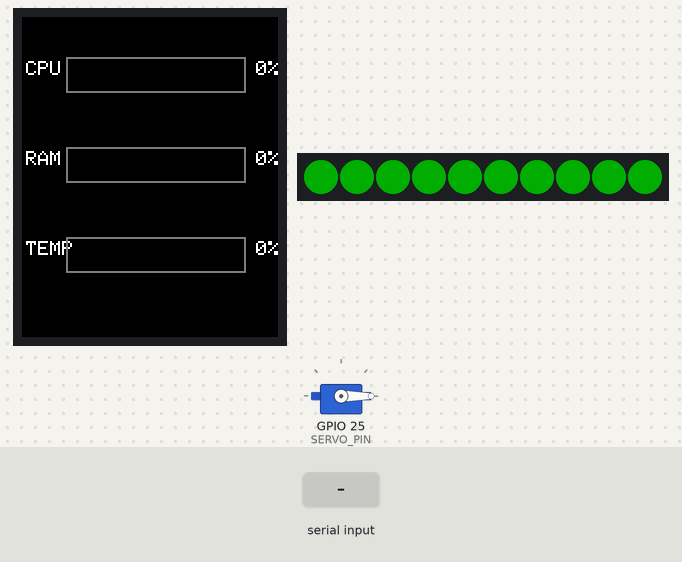
The sketch below on a simulated ESP32. Parts: 128×160 colour display, servo, 10 RGB LEDs in strip order, left to right. The inputs (shaded band) are chosen by the test bench. Dim RGB values are drawn brighter than linear; random numbers use the default seed unless the sketch sets one.

Above: at 1.7 s.
1.8 s: "90\n" received over Serial
At 2.45 s:
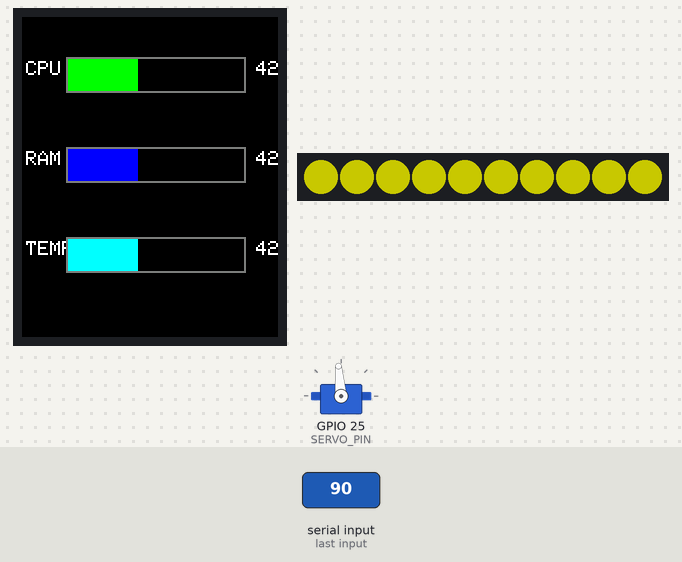
4.8 s: "1,90,45\n" received over Serial
At 5.32 s:
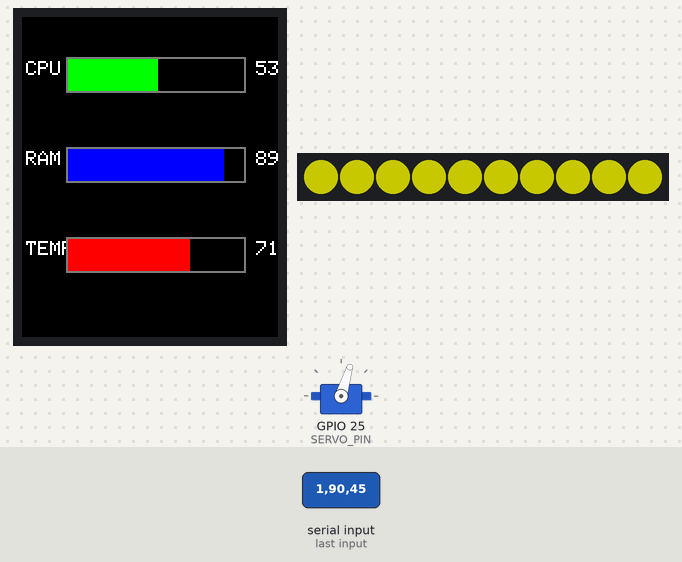
7.6 s: "90,45\n" received over Serial
At 9.06 s:
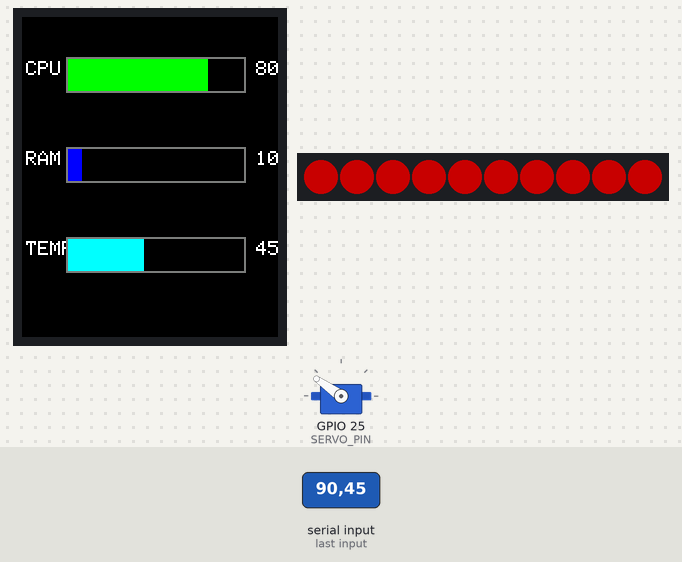
9.3 s: "200\n" received over Serial
At 9.78 s:
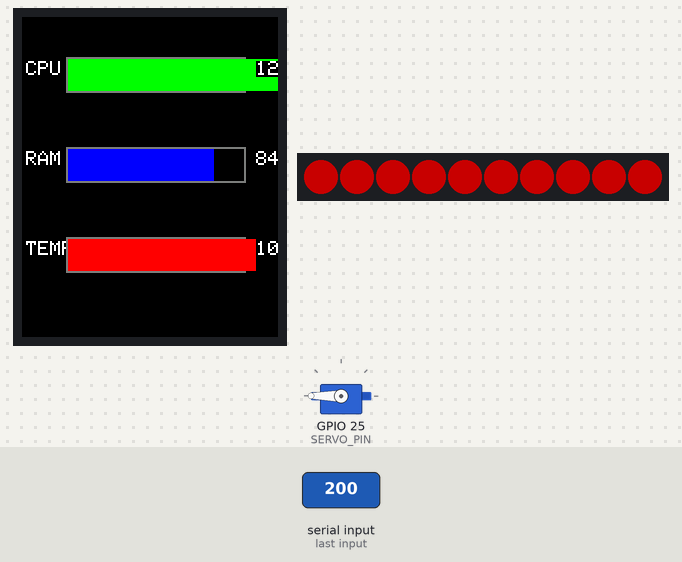
11.5 s: "5\n" received over Serial
At 12.62 s:
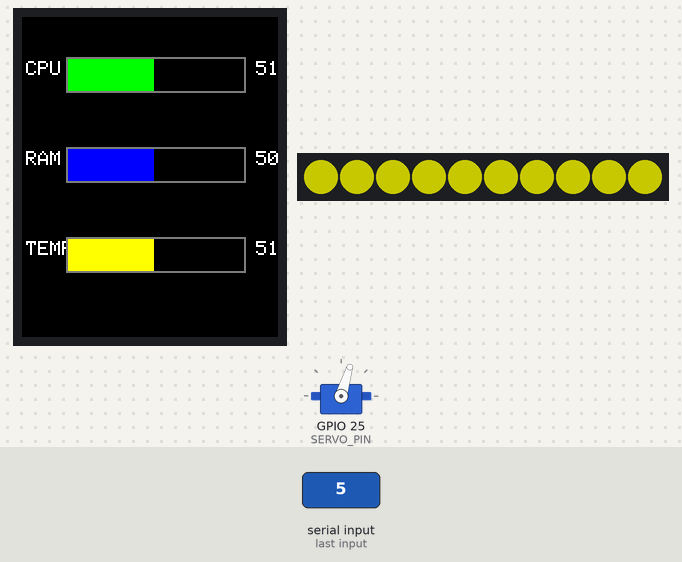
13.9 s: "90,45,200\n" received over Serial
At 14.44 s:
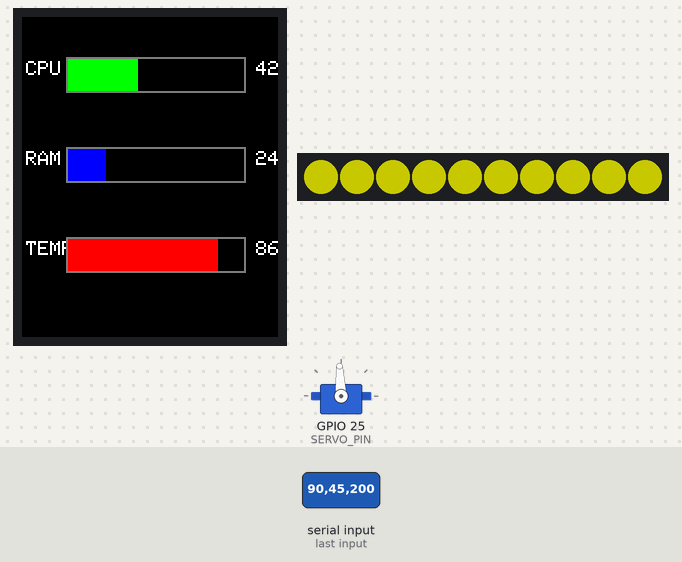
Timing chart, 0 to 17.9 s (numbered marks = the images above; inputs shaded):
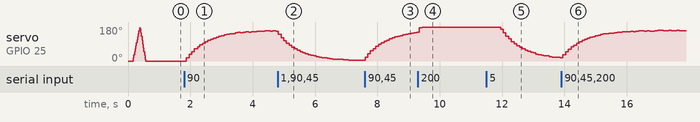

Measured:
- after the input at 1.8 s, the display: first changes after 0.13 s (image 1 shows a later state)
- after the input at 11.5 s, servo on GPIO 25 (SERVO_PIN): moves from 180° to 18° over 1.9 s, starting after 0.45 s; the display: first changes after 0.06 s (image 5 shows a later state)

The sketch:

monitor.ino
```cpp
/******************************************************
   ESP32 PORTRAIT PC MONITOR (CPU / RAM / TEMP)
   + SERVO CPU NEEDLE (GPIO 25)
   + WLED STRIP CPU REACTION (GPIO 14)
   + 1.8" TFT ST7735 (128×160 Portrait)
******************************************************/

#include <TFT_eSPI.h>
#include <SPI.h>
#include <ESP32Servo.h>
#include <FastLED.h>

// ------------------ LED STRIP ------------------
#define LED_PIN 14
#define NUM_LEDS 10
CRGB leds[NUM_LEDS];

// ------------------ SERVO ------------------
#define SERVO_PIN 25
Servo cpuServo;

// ------------------ DISPLAY ------------------
TFT_eSPI tft = TFT_eSPI();
TFT_eSprite spr = TFT_eSprite(&tft);

// Portrait size
const int W = 128;
const int H = 160;

// ------------------ VALUES ------------------
float cpuReal = 0;
float ramReal = 0;
float tempReal = 0;

float cpuDisp = 0;
float ramDisp = 0;
float tempDisp = 0;

// ------------------ SMOOTH LERP ------------------
float smooth(float a, float b, float t) {
  return a + (b - a) * t;
}

// ------------------ TEMP COLOR ------------------
uint16_t tempColor(float t) {
  if (t < 50) return TFT_CYAN;
  if (t < 60) return TFT_YELLOW;
  return TFT_RED;
}

// ------------------ DRAW BAR ------------------
void drawBar(int y, float value, const char *label, uint16_t color) {
  int barX = 22;
  int barW = 90;
  int barH = 18;

  spr.setTextColor(TFT_WHITE, TFT_BLACK);
  spr.drawString(label, 2, y + 2);

  spr.drawRect(barX, y, barW, barH, TFT_DARKGREY);

  int fill = map(value, 0, 100, 0, barW);
  spr.fillRect(barX + 1, y + 1, fill - 2, barH - 2, color);

  spr.drawString(String((int)value) + "%", barX + barW + 5, y + 2);
}

// ------------------ SERVO UPDATE ------------------
void updateServo(float cpu) {
  int angle = map((int)cpu, 0, 100, 0, 180);

  // redline bounce effect
  if (cpu > 70) angle += random(0, 3);

  cpuServo.write(constrain(angle, 0, 180));
}

// ------------------ WLED UPDATE ------------------
void updateWLED(float cpu) {
  CRGB color;

  if (cpu < 40) color = CRGB::Green;
  else if (cpu < 70) color = CRGB::Yellow;
  else color = CRGB::Red;

  for (int i = 0; i < NUM_LEDS; i++) {
    leds[i] = color;
  }

  FastLED.show();
}

// ------------------ SETUP ------------------
void setup() {
  Serial.begin(115200);

  // Display
  tft.init();
  tft.setRotation(0);      // PORTRAIT
  spr.createSprite(W, H);
  spr.setSwapBytes(true);

  // Servo
  cpuServo.attach(SERVO_PIN, 500, 2400);

  // WS2812 LEDs
  FastLED.addLeds<WS2812, LED_PIN, GRB>(leds, NUM_LEDS);
  FastLED.setBrightness(100);

  // Startup servo sweep (like car cluster)
  for (int i = 0; i <= 180; i += 4) {
    cpuServo.write(i);
    delay(5);
  }
  for (int i = 180; i >= 0; i -= 5) {
    cpuServo.write(i);
    delay(5);
  }
}

// ------------------ LOOP ------------------
void loop() {

  // -------- Read from PC --------
  if (Serial.available()) {
    String msg = Serial.readStringUntil('\n');

    int c1 = msg.indexOf(',');
    int c2 = msg.lastIndexOf(',');

    cpuReal  = msg.substring(0, c1).toFloat();
    ramReal  = msg.substring(c1 + 1, c2).toFloat();
    tempReal = msg.substring(c2 + 1).toFloat();
  }

  // -------- Smooth Animation --------
  cpuDisp  = smooth(cpuDisp, cpuReal, 0.12);
  ramDisp  = smooth(ramDisp, ramReal, 0.12);
  tempDisp = smooth(tempDisp, tempReal, 0.12);

  // -------- Update Servo --------
  updateServo(cpuDisp);

  // -------- Update LEDs --------
  updateWLED(cpuDisp);

  // -------- Draw UI --------
  spr.fillSprite(TFT_BLACK);

  drawBar(20, cpuDisp, "CPU", TFT_GREEN);
  drawBar(65, ramDisp, "RAM", TFT_BLUE);
  drawBar(110, tempDisp, "TEMP", tempColor(tempDisp));

  spr.pushSprite(0, 0);

  delay(25);
}
```
